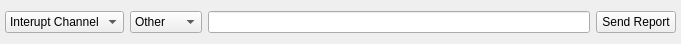
           <widget class="QWidget" name="layoutWidget_15">
            <property name="geometry">
             <rect>
              <x>420</x>
              <y>10</y>
              <width>681</width>
              <height>31</height>
             </rect>
            </property>
            <layout class="QHBoxLayout" name="horizontalLayout_29">
             <property name="leftMargin">
              <number>5</number>
             </property>
             <property name="rightMargin">
              <number>5</number>
             </property>
             <item>
              <widget class="QComboBox" name="cbBLEHIDInterupt">
               <property name="toolTip">
                <string>Select HID channel</string>
               </property>
               <item>
                <property name="text">
                 <string>Interupt Channel</string>
                </property>
               </item>
               <item>
                <property name="text">
                 <string>Control Channel</string>
                </property>
               </item>
              </widget>
             </item>
             <item>
              <widget class="QComboBox" name="cbBLEHIDReport">
               <property name="toolTip">
                <string>Select HID report type</string>
               </property>
               <item>
                <property name="text">
                 <string>Other</string>
                </property>
               </item>
               <item>
                <property name="text">
                 <string>Input</string>
                </property>
               </item>
               <item>
                <property name="text">
                 <string>Output</string>
                </property>
               </item>
               <item>
                <property name="text">
                 <string>Feature</string>
                </property>
               </item>
              </widget>
             </item>
             <item>
              <widget class="QLineEdit" name="lineEditBLEHIDSendText">
               <property name="toolTip">
                <string>Enter the value in HID report</string>
               </property>
              </widget>
             </item>
             <item>
              <widget class="QPushButton" name="btnBLEHIDSendReport">
               <property name="toolTip">
                <string>Send HID report</string>
               </property>
               <property name="text">
                <string>Send Report</string>
               </property>
              </widget>
             </item>
            </layout>
           </widget>
